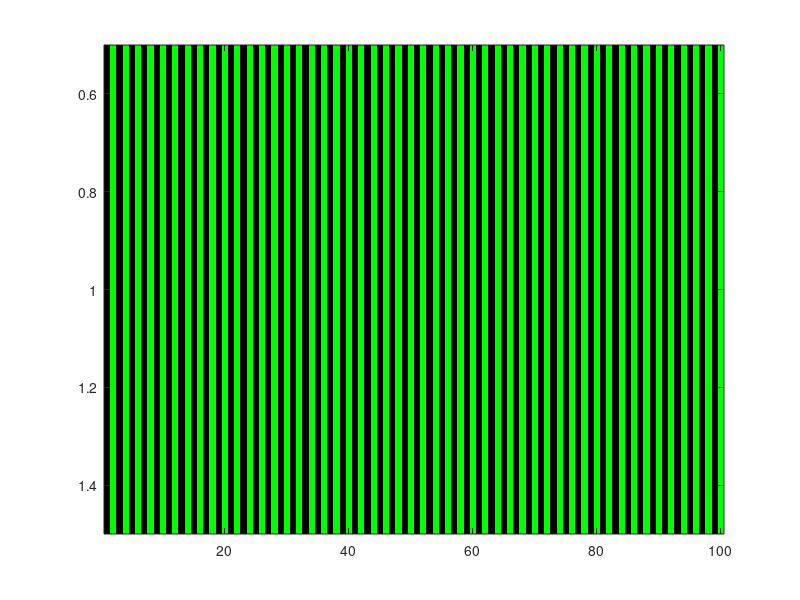

This figure's MATLAB source:
colors = [0 2 0; 0 0 0];
inds = 1:100;
color_inds = 1+mod(inds,2);
r = colors(color_inds,1);
g = colors(color_inds,2);
b = colors(color_inds,3);
lines = imrotate(cat(3,r,g,b),90);
imagesc(lines);
